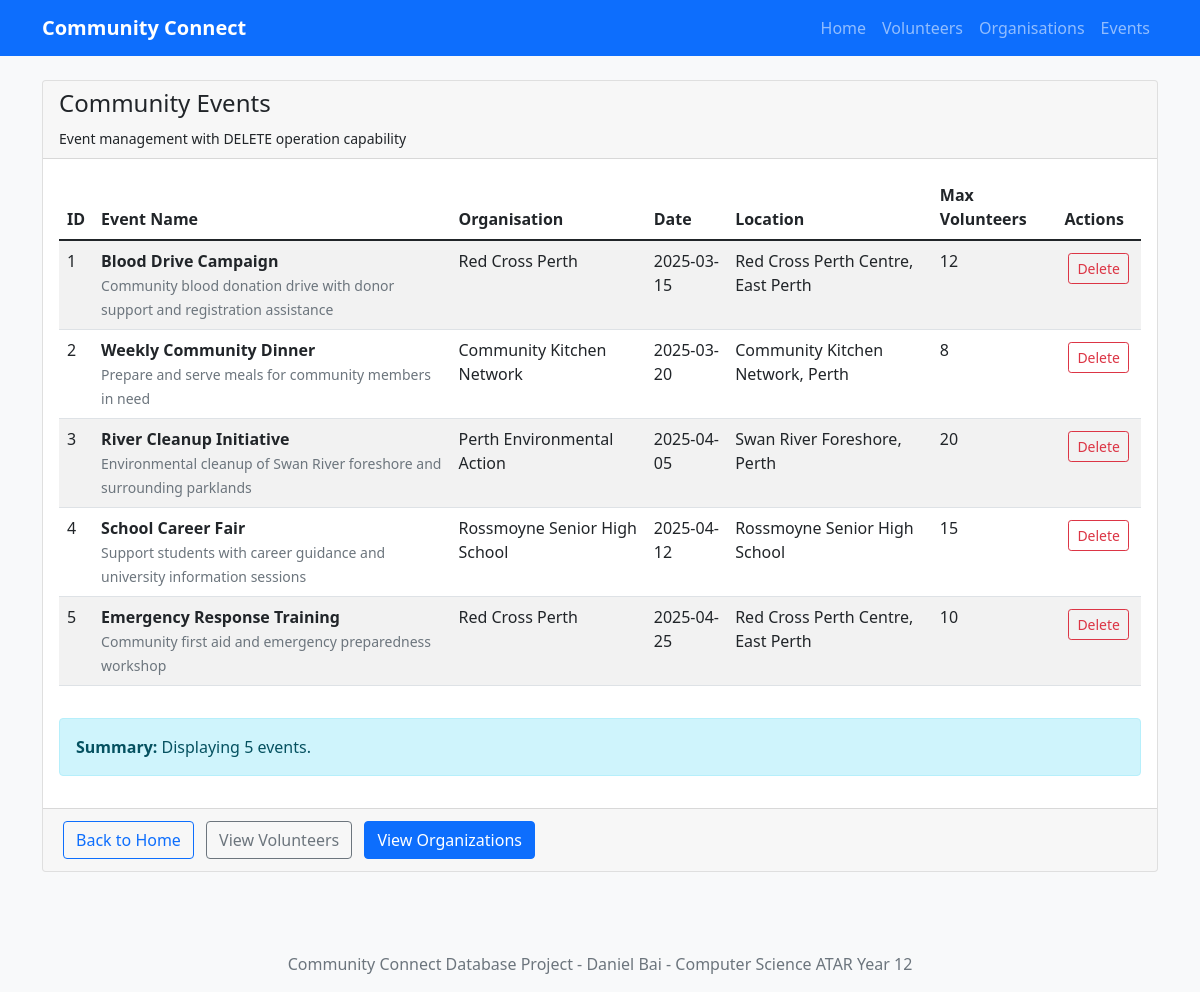
Before: /events with the older database file.
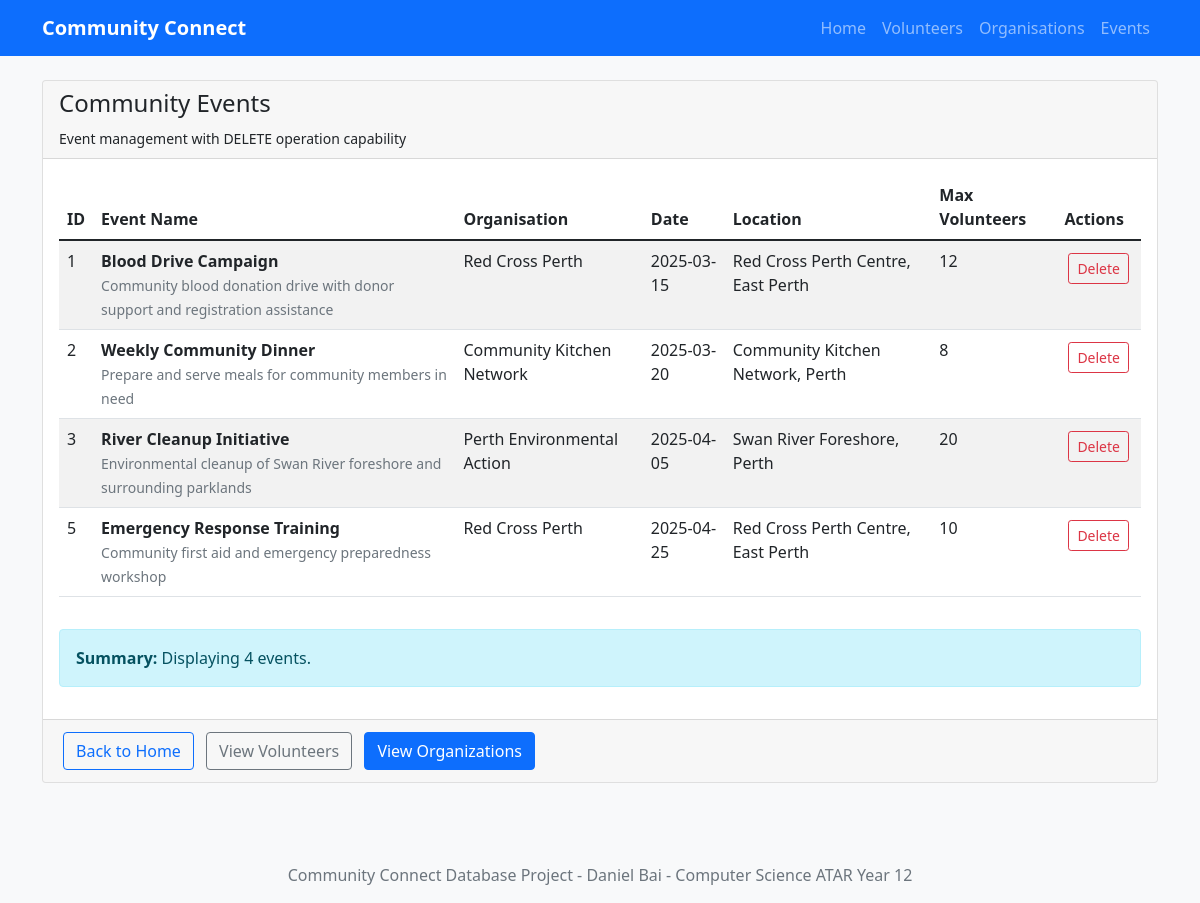
After: the same page with the newer database file.
### tables this page shows
CREATE TABLE EVENT (
    event_id INTEGER PRIMARY KEY AUTOINCREMENT,
    org_id INTEGER NOT NULL,
    event_name TEXT NOT NULL CHECK(LENGTH(event_name) > 0),
    description TEXT NOT NULL CHECK(LENGTH(description) > 0),
    start_date DATE NOT NULL,
    end_date DATE NOT NULL CHECK(end_date >= start_date),
    location TEXT NOT NULL CHECK(LENGTH(location) > 0),
    max_volunteers INTEGER NOT NULL CHECK(max_volunteers > 0),
    FOREIGN KEY (org_id) REFERENCES ORGANISATION(org_id) ON DELETE CASCADE
);

CREATE TABLE ORGANISATION (
    org_id INTEGER PRIMARY KEY AUTOINCREMENT,
    org_name TEXT NOT NULL UNIQUE CHECK(LENGTH(org_name) > 0),
    contact_email TEXT NOT NULL CHECK(contact_email LIKE '%@%.%'),
    phone TEXT NOT NULL CHECK(LENGTH(phone) >= 10),
    address TEXT NOT NULL CHECK(LENGTH(address) > 0),
    org_type TEXT NOT NULL CHECK(org_type IN ('Charity', 'Community Group', 'Non-Profit', 'Government', 'Educational')),
    description TEXT
);

### app.py (the view)
@app.route('/events')
def view_events():
    events = get_all_events()
    if events is None:
        flash('Error retrieving events from database', 'error')
        events = []
    return render_template('view_events.html', events=events)

### database.py (called while the page is built)
def get_db_connection():
    try:
        db_path = os.path.join(os.path.dirname(os.path.abspath(__file__)), DATABASE_NAME)
        conn = sqlite3.connect(db_path)
        conn.row_factory = sqlite3.Row  # Enable column access by name
        conn.execute('PRAGMA foreign_keys = ON')
        return conn
    except sqlite3.Error as e:
        print(f"Database connection error: {e}")
        return None

def execute_query(query, params=None, fetch=False):
    conn = get_db_connection()
    if conn is None:
        return None
    try:
        cursor = conn.cursor()
        if params:
            cursor.execute(query, params)
        else:
            cursor.execute(query)
        if fetch:
            results = cursor.fetchall()
            conn.close()
            return results
        else:
            rows_affected = cursor.rowcount
            conn.commit()
            conn.close()
            return rows_affected
    except sqlite3.Error as e:
        print(f"Database query error: {e}")
        conn.close()
        return None

### templates/view_events.html (shortened to what this page needs)
{% extends "base.html" %}
{% block content %}
<div class="row">
    <div class="col-12">
        <div class="card">
            <div class="card-header">
                <h4>Community Events</h4>
                <small>Event management with DELETE operation capability</small>
            </div>
            <div class="card-body">
                {% if events %}
                    <div class="table-responsive">
                        <table class="table table-striped">
                            <thead>
                                <tr>
                                    <th>ID</th>
                                    <th>Event Name</th>
                                    <th>Organisation</th>
                                    <th>Date</th>
                                    <th>Location</th>
                                    <th>Max Volunteers</th>
                                    <th>Actions</th>
                                </tr>
                            </thead>
                            <tbody>
                                {% for event in events %}
                                <tr>
                                    <td>{{ event.event_id }}</td>
                                    <td>
                                        <strong>{{ event.event_name }}</strong>
                                        {% if event.description %}
                                            <br><small class="text-muted">{{ event.description }}</small>
                                        {% endif %}
                                    </td>
                                    <td>{{ event.org_name }}</td>
                                    <td>{{ event.start_date }}</td>
                                    <td>{{ event.location }}</td>
                                    <td>{{ event.max_volunteers }}</td>
                                    <td>
                                        <form method="POST" action="{{ url_for('delete_event_route', event_id=event.event_id) }}" style="display: inline;">
                                            <button type="submit" class="btn btn-outline-danger btn-sm"
                                                    onclick="return confirm('Are you sure you want to delete {{ event.event_name }}?')">
                                                Delete
                                            </button>
                                        </form>
                                    </td>
                                </tr>
                                {% endfor %}
                            </tbody>
                        </table>
                    </div>
                    <div class="alert alert-info mt-3">
                        <strong>Summary:</strong> Displaying {{ events|length }} event{{ 's' if events|length != 1 else '' }}.
                    </div>
                {% else %}
                    <div class="alert alert-warning">
                        <strong>No Events Found:</strong> There are currently no events scheduled in the system.
                    </div>
                {% endif %}
            </div>
            <div class="card-footer">
                <a href="{{ url_for('index') }}" class="btn btn-outline-primary">Back to Home</a>
                <a href="{{ url_for('view_volunteers') }}" class="btn btn-outline-secondary">View Volunteers</a>
                <a href="{{ url_for('view_organisations') }}" class="btn btn-primary">View Organizations</a>
            </div>
        </div>
    </div>
</div>
{% endblock %}

Changed rows visible on the page:
removed EVENT: event_id "4", event_name "School Career Fair", description "Support students with career guidance and university information sessions", org_name "Rossmoyne Senior High School", start_date "2025-04-12", location "Rossmoyne Senior High School", max_volunteers "15"
Other visible differences:
{{ events|length }}: "5" → "4"
